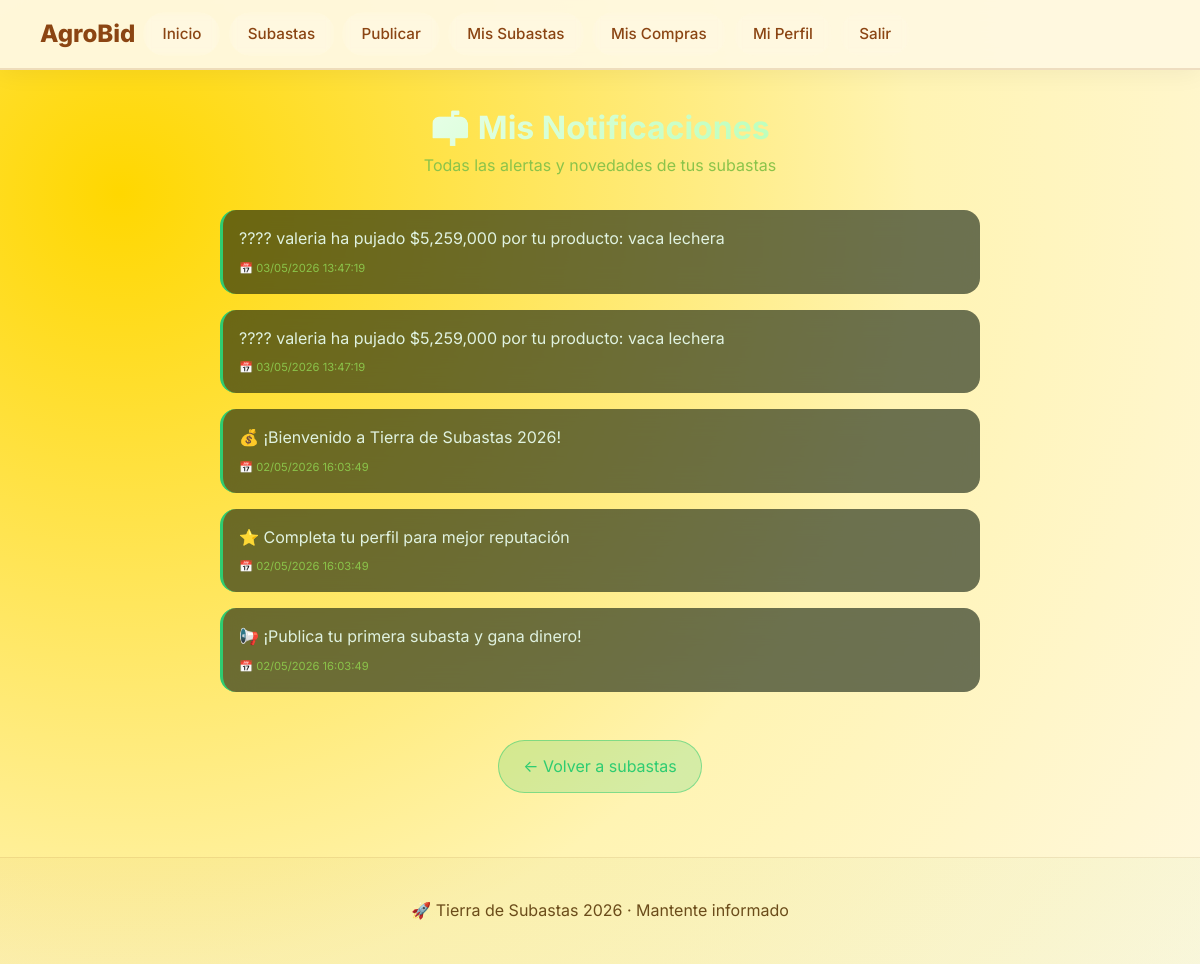
The page /Tierra-subastas/ver_notificaciones.php (signed in) on the database as committed earlier.
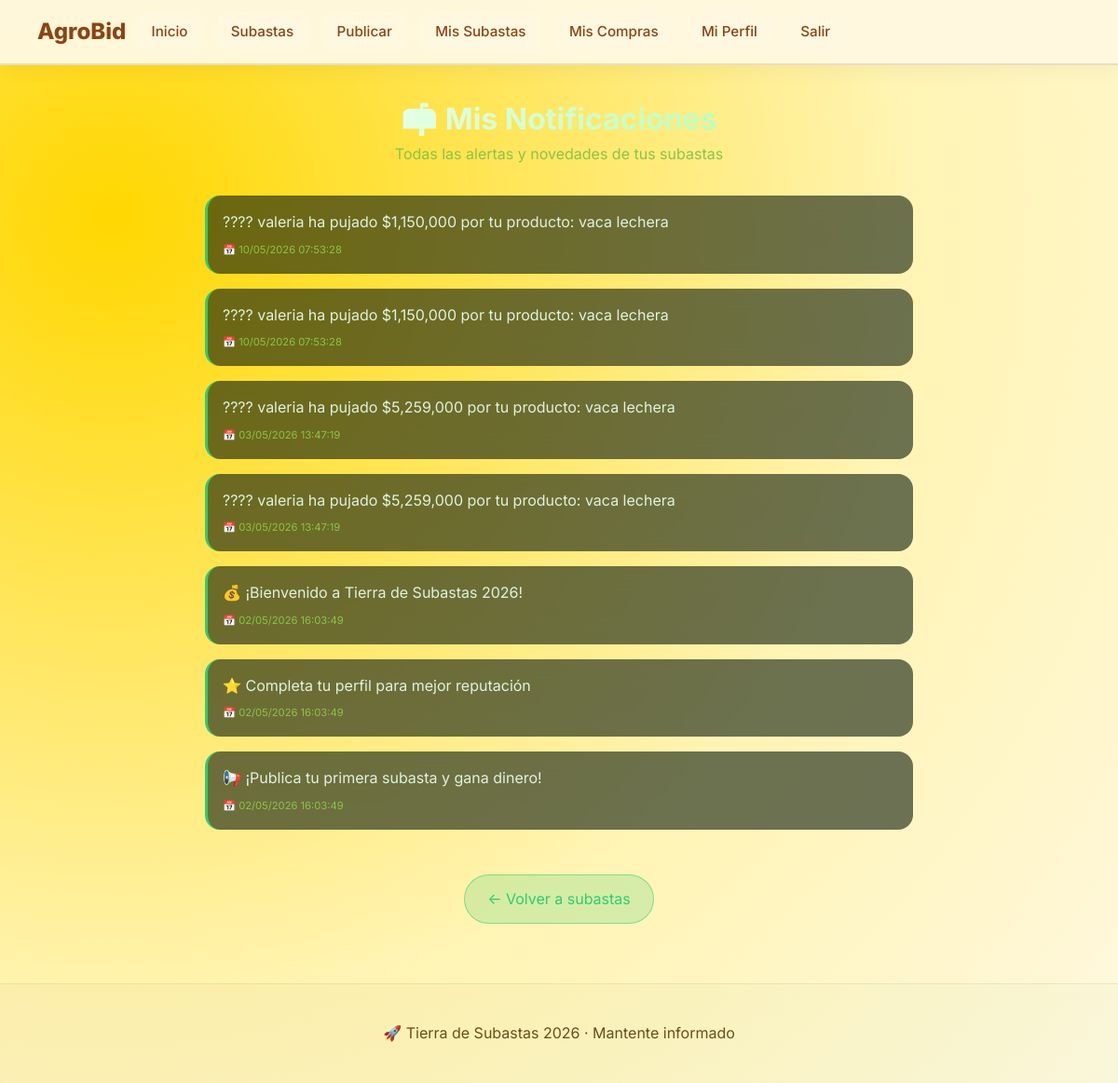
The same page on the database as committed later.
### tables this page shows
CREATE TABLE `notificaciones` (
  `id` int(11) NOT NULL,
  `usuario_id` int(11) NOT NULL,
  `subasta_id` int(11) DEFAULT NULL,
  `mensaje` text NOT NULL,
  `tipo` varchar(20) DEFAULT 'puja',
  `leido` tinyint(1) DEFAULT 0,
  `fecha` datetime DEFAULT current_timestamp()
);

### Tierra-subastas/ver_notificaciones.php (the view, shortened to what this page needs)
<?php
include("includes/conexion.php");
$user_id = $_SESSION['user_id'];
mysqli_query($conexion, "UPDATE notificaciones SET leido = 1 WHERE usuario_id = $user_id");
$sql = "SELECT * FROM notificaciones WHERE usuario_id = $user_id ORDER BY fecha DESC";
$resultado = mysqli_query($conexion, $sql);
$total_notif = mysqli_num_rows($resultado);
?>
<!DOCTYPE html>
<html lang="es">
<head>
    <link rel="stylesheet" href="css/estilos.css">
</head>
<body>
<header class="header">
 <nav class="menu">
    <div class="logo"> AgroBid</div>
    <a href="index.php">Inicio</a>
    <a href="subastas.php">Subastas</a>
    <a href="publicar.php">Publicar</a>
    <a href="mis_subastas.php">Mis Subastas</a>
    <a href="mis_compras.php">Mis Compras</a>
    <a href="perfil.php">Mi Perfil</a>
    <a href="logout.php">Salir</a>
</nav>
</header>
<div class="notif-container">
    <div class="notif-header">
        <h2>📬 Mis Notificaciones</h2>
        <p>Todas las alertas y novedades de tus subastas</p>
    </div>
    <?php if($total_notif > 0): ?>
        <?php while($notif = mysqli_fetch_assoc($resultado)): ?>
            <div class="notif-card">
                <div class="notif-mensaje">
                    <?php echo htmlspecialchars($notif['mensaje']); ?>
                </div>
                <div class="notif-fecha">
                    📅 <?php echo date('d/m/Y H:i:s', strtotime($notif['fecha'])); ?>
                </div>
            </div>
        <?php endwhile; ?>
        <div style="text-align: center;">
            <a href="subastas.php" class="btn-volver">← Volver a subastas</a>
        </div>
    <?php endif; ?>
</div>
<footer class="footer">
    <p>🚀 Tierra de Subastas 2026 · Mantente informado</p>
</footer>
</body>
</html>

Rows that differ between the two databases and show on the page:
added notificaciones: mensaje "???? valeria ha pujado $1,150,000 por tu producto: vaca lechera", fecha "10/05/2026 07:53:28"
added notificaciones: mensaje "???? valeria ha pujado $1,150,000 por tu producto: vaca lechera", fecha "10/05/2026 07:53:28"
